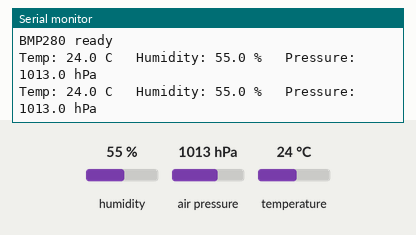
Bench run of a sketch on a simulated ESP32. On the bench: the last lines printed to the serial monitor. Wiring (inferred from the names in the program): SHT3x sensor at I2C address 0x44. Inputs (shaded band) come from the test bench; at power-on: humidity 55 %, air pressure 1013 hPa, temperature 24 °C.

Above: at 2.8 s.
2.9 s: humidity set to 22 %
At 4.5 s:
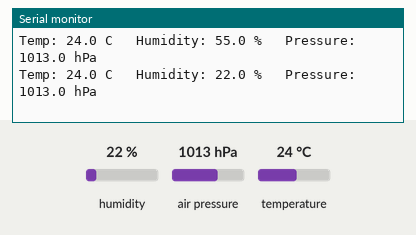
5.6 s: air pressure set to 952 hPa
At 6.9 s:
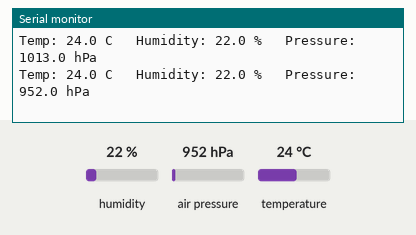
8.3 s: temperature set to 12 °C
At 11.5 s:
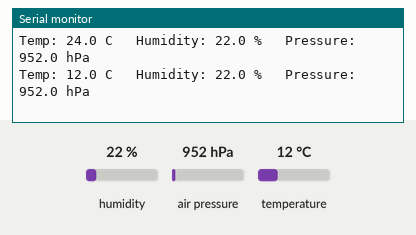

Measured:
- after the input at 2.9 s, the serial monitor: prints a new line after 1.2 s (image 1)
- after the input at 5.6 s, the serial monitor: prints a new line after 0.49 s (image 2)
- after the input at 8.3 s, the serial monitor: prints a new line after 1.8 s (image 3)

The sketch:

env_ii_test.ino
```cpp
// ENV II test for the M5Stack Fire, Port A (SDA G21, SCL G22).
// The SHT30 (0x44) is read directly over I2C. The BMP280 (0x76) uses the
// Adafruit BMP280 library. Readings print to Serial Monitor at 115200 baud.

#include <Wire.h>
#include <Adafruit_BMP280.h>

Adafruit_BMP280 bmp(&Wire);
bool bmpOk = false;

bool readSHT30(float &t, float &h) {
  Wire.beginTransmission(0x44);
  Wire.write(0x2C);
  Wire.write(0x06);
  if (Wire.endTransmission() != 0) return false;
  delay(20);
  if (Wire.requestFrom(0x44, 6) != 6) return false;
  uint8_t b[6];
  for (int i = 0; i < 6; i++) b[i] = Wire.read();
  uint16_t rawT = (b[0] << 8) | b[1];
  uint16_t rawH = (b[3] << 8) | b[4];
  t = -45.0 + 175.0 * rawT / 65535.0;
  h = 100.0 * rawH / 65535.0;
  return true;
}

void setup() {
  Serial.begin(115200);
  Wire.begin(21, 22);
  bmpOk = bmp.begin(0x76);
  Serial.println(bmpOk ? "BMP280 ready" : "BMP280 not found");
}

void loop() {
  float t, h;
  if (readSHT30(t, h)) {
    Serial.printf("Temp: %.1f C   Humidity: %.1f %%", t, h);
  } else {
    Serial.print("SHT30 read failed");
  }
  if (bmpOk) {
    Serial.printf("   Pressure: %.1f hPa", bmp.readPressure() / 100.0);
  }
  Serial.println();
  delay(2000);
}
```
